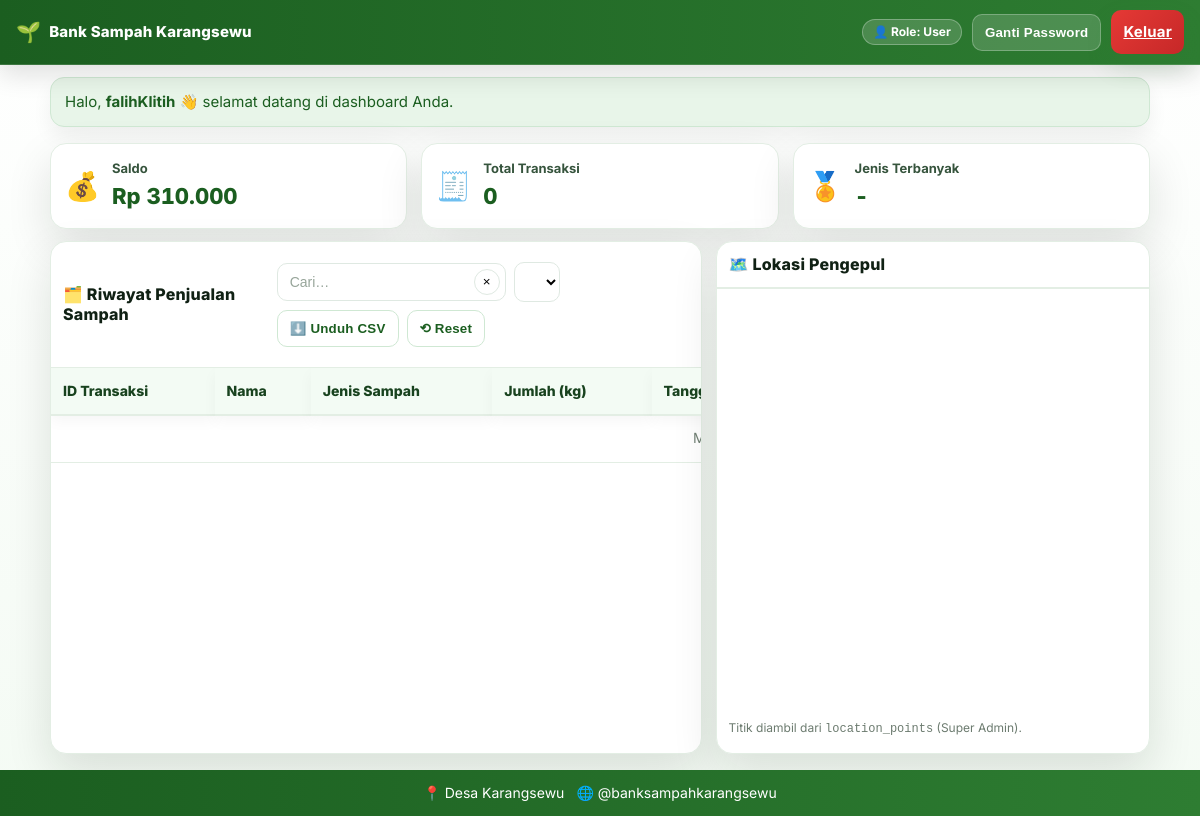
/user.php (signed in), run on an earlier commit of the app's database.
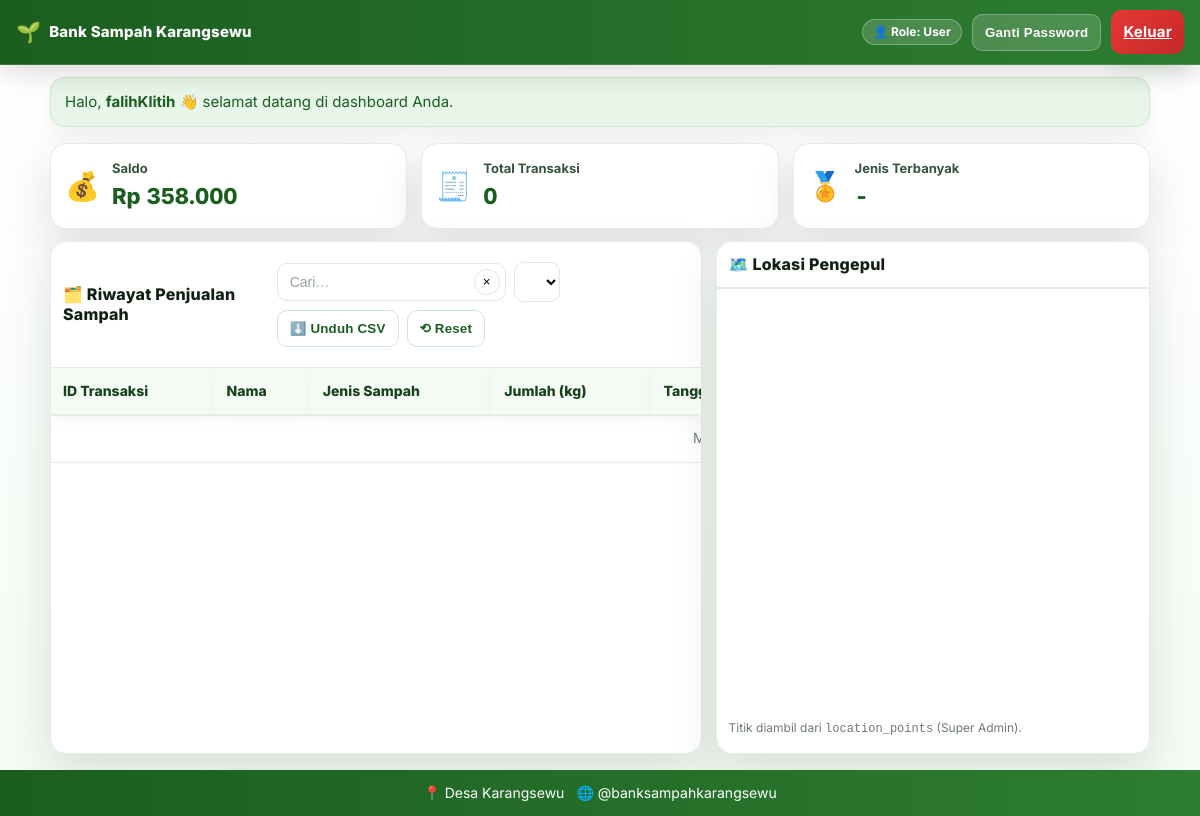
And on a later commit of the database.
### tables this page shows
CREATE TABLE `saldo` (
  `id_saldo` int(100) NOT NULL,
  `id_user` int(100) NOT NULL,
  `nama` varchar(100) NOT NULL,
  `saldo` int(100) NOT NULL
);

### user.php (the view, shortened to what this page needs)
<?php
require 'koneksi.php';
$id_user = (int)$_SESSION['id_user'];
function h($s){ return htmlspecialchars((string)$s, ENT_QUOTES, 'UTF-8'); }
$saldo = 0.0;
if ($st=$conn->prepare("SELECT saldo FROM saldo WHERE id_user=? LIMIT 1")){
  $st->bind_param("i",$id_user);
  $st->execute(); $st->bind_result($s);
  if($st->fetch()) $saldo=(float)$s;
}
?>
<!DOCTYPE html>
<html lang="id">
<head>
  <link rel="stylesheet" href="user.css?v=11"/>
  <link rel="stylesheet" href="https://unpkg.com/leaflet/dist/leaflet.css"/>
</head>
<body>
  <header class="topbar">
    <div class="brand"><span class="logo">🌱</span> Bank Sampah Karangsewu</div>
    <div class="right">
      <span class="role-pill">👤 Role: User</span>
      <button id="btnChangePass" class="btn ghost">Ganti Password</button>
      <a class="btn danger" href="logout.php">Keluar</a>
    </div>
  </header>
  <div class="welcome">
    Halo, <b><?= h($_SESSION['nama']) ?></b> 👋 <span>selamat datang di dashboard Anda.</span>
  </div>
  <section class="stats">
    <div class="stat-card">
      <div class="icon">💰</div>
      <div>
        <div class="label">Saldo</div>
        <div class="value" id="statSaldo">Rp <?= number_format($saldo,0,',','.') ?></div>
      </div>
    </div>
    <div class="stat-card">
      <div class="icon">🧾</div>
      <div>
        <div class="label">Total Transaksi</div>
        <div class="value" id="statTotal">0</div>
      </div>
    </div>
    <div class="stat-card">
      <div class="icon">🏅</div>
      <div>
        <div class="label">Jenis Terbanyak</div>
        <div class="value" id="statTop">-</div>
      </div>
    </div>
  </section>
  <section class="grid">
    <div class="card">
      <div class="card-head">
        <h3>🗂️ Riwayat Penjualan Sampah</h3>
        <div class="tools">
          <div class="search">
            <input id="q" type="text" placeholder="Cari…" spellcheck="false">
            <button id="clearQ" class="x" title="Bersihkan">×</button>
          </div>
          <select id="jenisFilter" class="select"></select>
          <button id="btnCSV" class="btn ghost">⬇️ Unduh CSV</button>
          <button id="btnReset" class="btn ghost">⟲ Reset</button>
        </div>
      </div>
      <div class="table-wrap">
        <table id="tbl" aria-label="Tabel Riwayat">
          <thead>
            <tr>
              <th>ID Transaksi</th>
              <th>Nama</th>
              <th>Jenis Sampah</th>
              <th>Jumlah (kg)</th>
              <th>Tanggal</th>
            </tr>
          </thead>
          <tbody id="tbody">
            <tr><td colspan="5" class="empty">Memuat…</td></tr>
          </tbody>
        </table>
      </div>
    </div>
    <div class="card">
      <div class="card-head"><h3>🗺️ Lokasi Pengepul</h3></div>
      <div id="map" class="map"></div>
      <div class="hint">Titik diambil dari <code>location_points</code> (Super Admin).</div>
    </div>
  </section>
  <footer class="footer">
    <div>📍 Desa Karangsewu</div>
    <div>🌐 @banksampahkarangsewu</div>
  </footer>
</body>
</html>

What changed in the data, as far as the page shows it:
changed saldo: saldo "310.000" → "358.000"
